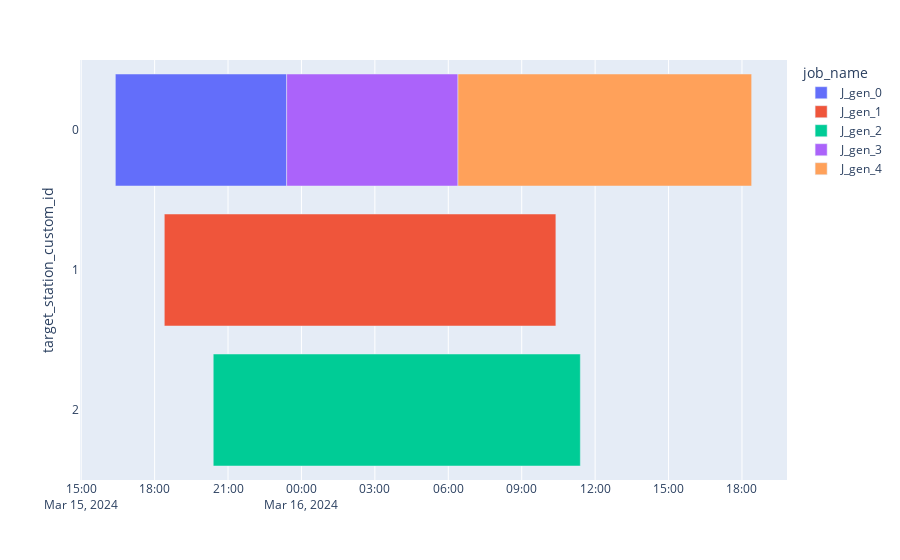

Write notebook code for a chart like this one.
### Code cell
fig = dispatcher.draw_gantt_chart(dates_to_local_tz=True)

### Figure 1 — Plotly figure (JSON) as saved in the notebook; plotly's stock layout.template omitted (floating-point values rounded to 4 significant figures)
{"data": [{"alignmentgroup": "True", "base": ["2024-03-15T16:23:44+01:00"], "customdata": [["J_gen_0", 1, null, null, null, "P0DT6H0M0S", "P0DT1H0M0S", "P0DT7H0M0S"]], "hovertemplate": "<b>%{hovertext}</b><br><br>actual_starting_date=%{base}<br>actual_ending_date=%{x}<br>target_station_custom_id=%{y}<br>execution_system_custom_id=%{customdata[1]}<br>prio=%{customdata[2]}<br>planned_starting_date=%{customdata[3]}<br>planned_ending_date=%{customdata[4]}<br>proc_time=%{customdata[5]}<br>setup_time=%{customdata[6]}<br>order_time=%{customdata[7]}<extra></extra>", "hovertext": ["J_gen_0"], "legendgroup": "J_gen_0", "marker": {"color": "#636efa", "pattern": {"shape": ""}}, "name": "J_gen_0", "offsetgroup": "J_gen_0", "orientation": "h", "showlegend": true, "textposition": "auto", "type": "bar", "x": [25200000], "xaxis": "x", "y": [0], "yaxis": "y"}, {"alignmentgroup": "True", "base": ["2024-03-15T18:23:44+01:00"], "customdata": [["J_gen_1", 1, null, null, null, "P0DT9H0M0S", "P0DT7H0M0S", "P0DT16H0M0S"]], "hovertemplate": "<b>%{hovertext}</b><br><br>actual_starting_date=%{base}<br>actual_ending_date=%{x}<br>target_station_custom_id=%{y}<br>execution_system_custom_id=%{customdata[1]}<br>prio=%{customdata[2]}<br>planned_starting_date=%{customdata[3]}<br>planned_ending_date=%{customdata[4]}<br>proc_time=%{customdata[5]}<br>setup_time=%{customdata[6]}<br>order_time=%{customdata[7]}<extra></extra>", "hovertext": ["J_gen_1"], "legendgroup": "J_gen_1", "marker": {"color": "#EF553B", "pattern": {"shape": ""}}, "name": "J_gen_1", "offsetgroup": "J_gen_1", "orientation": "h", "showlegend": true, "textposition": "auto", "type": "bar", "x": [57600000], "xaxis": "x", "y": [1], "yaxis": "y"}, {"alignmentgroup": "True", "base": ["2024-03-15T20:23:44+01:00"], "customdata": [["J_gen_2", 1, null, null, null, "P0DT7H0M0S", "P0DT8H0M0S", "P0DT15H0M0S"]], "hovertemplate": "<b>%{hovertext}</b><br><br>actual_starting_date=%{base}<br>actual_ending_date=%{x}<br>target_station_custom_id=%{y}<br>execution_system_custom_id=%{customdata[1]}<br>prio=%{customdata[2]}<br>planned_starting_date=%{customdata[3]}<br>planned_ending_date=%{customdata[4]}<br>proc_time=%{customdata[5]}<br>setup_time=%{customdata[6]}<br>order_time=%{customdata[7]}<extra></extra>", "hovertext": ["J_gen_2"], "legendgroup": "J_gen_2", "marker": {"color": "#00cc96", "pattern": {"shape": ""}}, "name": "J_gen_2", "offsetgroup": "J_gen_2", "orientation": "h", "showlegend": true, "textposition": "auto", "type": "bar", "x": [54000000], "xaxis": "x", "y": [2], "yaxis": "y"}, {"alignmentgroup": "True", "base": ["2024-03-15T23:23:44+01:00"], "customdata": [["J_gen_3", 1, null, null, null, "P0DT5H0M0S", "P0DT2H0M0S", "P0DT7H0M0S"]], "hovertemplate": "<b>%{hovertext}</b><br><br>actual_starting_date=%{base}<br>actual_ending_date=%{x}<br>target_station_custom_id=%{y}<br>execution_system_custom_id=%{customdata[1]}<br>prio=%{customdata[2]}<br>planned_starting_date=%{customdata[3]}<br>planned_ending_date=%{customdata[4]}<br>proc_time=%{customdata[5]}<br>setup_time=%{customdata[6]}<br>order_time=%{customdata[7]}<extra></extra>", "hovertext": ["J_gen_3"], "legendgroup": "J_gen_3", "marker": {"color": "#ab63fa", "pattern": {"shape": ""}}, "name": "J_gen_3", "offsetgroup": "J_gen_3", "orientation": "h", "showlegend": true, "textposition": "auto", "type": "bar", "x": [25200000], "xaxis": "x", "y": [0], "yaxis": "y"}, {"alignmentgroup": "True", "base": ["2024-03-16T06:23:44+01:00"], "customdata": [["J_gen_4", 1, null, null, null, "P0DT9H0M0S", "P0DT3H0M0S", "P0DT12H0M0S"]], "hovertemplate": "<b>%{hovertext}</b><br><br>actual_starting_date=%{base}<br>actual_ending_date=%{x}<br>target_station_custom_id=%{y}<br>execution_system_custom_id=%{customdata[1]}<br>prio=%{customdata[2]}<br>planned_starting_date=%{customdata[3]}<br>planned_ending_date=%{customdata[4]}<br>proc_time=%{customdata[5]}<br>setup_time=%{customdata[6]}<br>order_time=%{customdata[7]}<extra></extra>", "hovertext": ["J_gen_4"], "legendgroup": "J_gen_4", "marker": {"color": "#FFA15A", "pattern": {"shape": ""}}, "name": "J_gen_4", "offsetgroup": "J_gen_4", "orientation": "h", "showlegend": true, "textposition": "auto", "type": "bar", "x": [43200000], "xaxis": "x", "y": [0], "yaxis": "y"}], "layout": {"barmode": "overlay", "legend": {"title": {"text": "job_name"}, "tracegroupgap": 0}, "margin": {"t": 60}, "xaxis": {"anchor": "y", "domain": [0, 1], "type": "date"}, "yaxis": {"anchor": "x", "autorange": "reversed", "domain": [0, 1], "title": {"text": "target_station_custom_id"}, "type": "category"}}}
